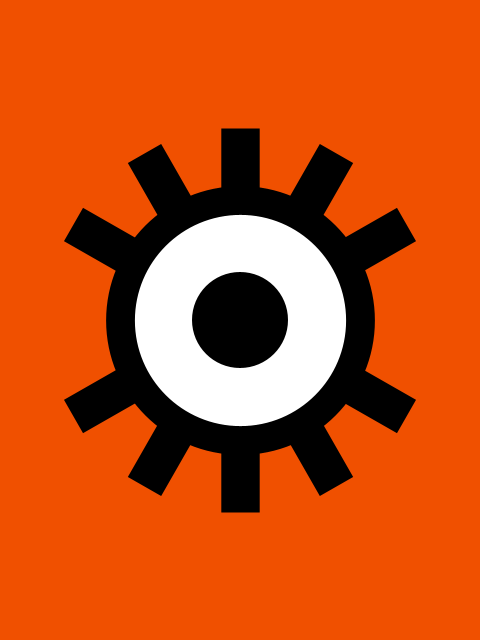
Frame 1 (no input)
Frame 2 (the mouse pressed at the canvas centre, redrawn once): identical to frame 1, image omitted

The Processing sketch that drew this single still picture (run headless with seeded random() and noise(); the mouse was pressed at the canvas centre and the sketch redrawn once):

// Processing sketch: clockwork_orange_a
// ── clockwork_orange_a.pde
// Manuale di Programmazione Cinematografica
// Daniele Olmisani, 2021

// A Clockwork Orange (1971)


final color PAPER = color(240, 80, 0);
final color INK1 = color(0);
final color INK2 = color(255);


void setup() {
  size(480, 640);
  noLoop();
}


void draw() {
  final float S =  min(width, height);
  final float U = 0.002;

  translate(0.5*width, 0.5*height);
  scale(S);
  
  background(PAPER);
  
  stroke(INK1);
  strokeWeight(30*U);
  fill(INK2);
  ellipse(0.0, 0.0, 0.5, 0.5);
  
  noStroke();
  fill(INK1);
  ellipse(0.0, 0.0, 0.2, 0.2);
  
  stroke(INK1);
  strokeCap(SQUARE);
  strokeWeight(40*U);
  
  for (int k=0; k<2; k++) {
    pushMatrix();
    for (int i=0; i<5; i++) {
      rotate(PI/(5+1));
      line(0.25, 0.0, 0.4, 0.0);
    }
    popMatrix();
    scale(1.0, -1.0);
  }
  
  save("a-clockwork-orange.png");
}
